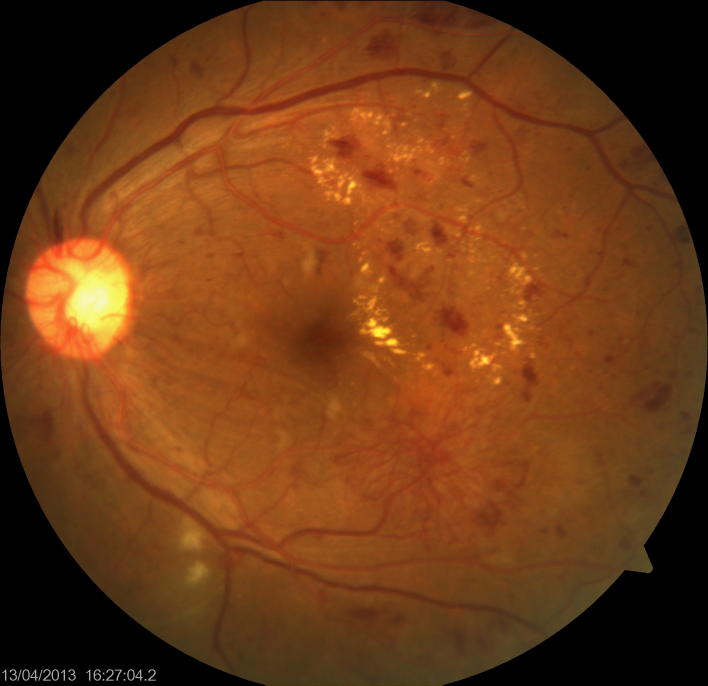
#> input picture img/100.jpg, 2124 x 2056 px (shown at 1/3 size)
$ python -i neodetect.py   (imports and definitions only)
#> lines starting #> are read from the running program, lines starting #| are printed output that depends on the picture; after the words box and inside, x2 and y2 are one past the last pixel; in counts of white or black regions, pixels touching at a corner belong together
#> further down, picture is the input picture: shape (2056, 2124, 3); mean B, G, R 22.2, 58.9, 110.5
#!/usr/bin/env python3
from os import listdir
from os.path import isdir
from math import pi
from xml.etree.ElementTree import Element, SubElement, Comment, tostring
from xml.dom import minidom

import argparse
import cv2
import numpy as np
import sys

# multiply the disc area to cover area around the disc
RADIUS_MULTIPLIER = 1.2
MAX_DISC_RADIUS = 200
DEBUG = False


''' debug print wrapper, debug messages are passed only if --debug arg is passed'''
def debug_print(msg):
    if DEBUG:
        print(msg)


''' Simple error wrapped to for unification of error strings'''
def err(img, str):
    debug_print(f'Image: {img} not suitable for automatic detection:{str}')


# [5 lines left out: function help, not called in this run]

'''
    return the list of all light areas located in the image, of of them
    is the area of disc
'''
# [22 lines left out: function get_disc_contours, not called in this run]


'''calculate the area of all contours and return the biggest one (disc)'''
# [4 lines left out: function get_biggest_contour, not called in this run]


'''
    calculate the minimal circle around contour, in most of the cases
    we get a circle around the whole disc, returned radius is mupltiplied
    to make sure the surrounding area around disc is covered as well
'''
# [16 lines left out: function get_min_circle, not called in this run]


''' kernel wrapper '''
def get_kernel(params):
    return cv2.getStructuringElement(cv2.MORPH_ELLIPSE, params)

''' applying filter to idetify so only vessels should be left '''
def filter_step(img, kernel_param):
    open = cv2.morphologyEx(
        img, cv2.MORPH_OPEN, get_kernel(kernel_param), iterations=1)
    return cv2.morphologyEx(
        open, cv2.MORPH_CLOSE, get_kernel(kernel_param), iterations=1)


''' getting contours from the treshold img, input only black/white image'''
def get_contours(img):
    contours, _ = cv2.findContours(img, cv2.RETR_TREE, cv2.CHAIN_APPROX_SIMPLE)
    return contours


'''
    blood vessels segmentation algorithm, forked from
    https://github.com/getsanjeev/retina-features
'''
def get_vessels(image):
    _, green, _ = cv2.split(image)
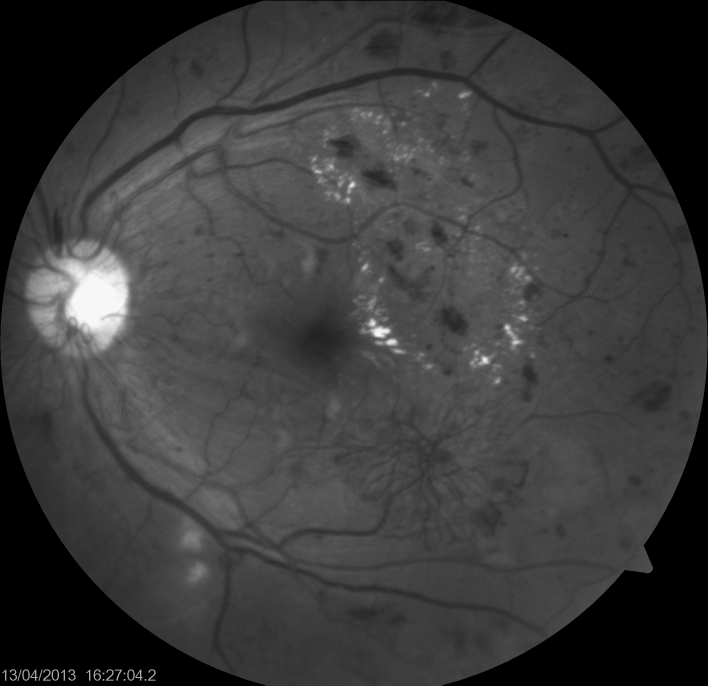
#> green: shape (2056, 2124) (shown at 1/3 size); min 0, max 250, mean 58.9
    # histogram equalisation
    clahe = cv2.createCLAHE(clipLimit=2.0, tileGridSize=(8,8))
    enhanced = contrast_enhanced_green = clahe.apply(green)
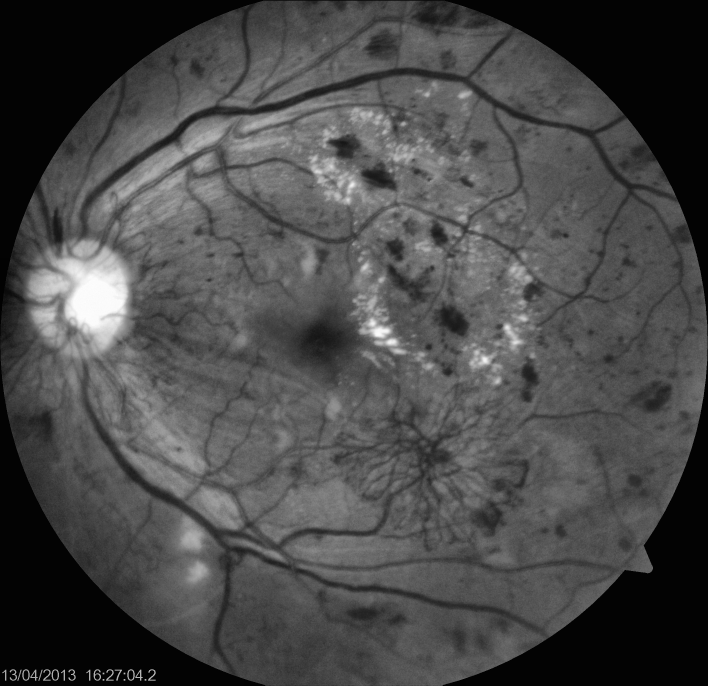
#> enhanced: shape (2056, 2124) (shown at 1/3 size); min 2, max 254, mean 73.5
    # applying alternate sequential filtering (3 times closing opening)
    for kernel in [(5,5), (11, 11),(23, 23)]:
        enhanced = filter_step(enhanced, kernel)

    final = clahe.apply(cv2.subtract(enhanced, contrast_enhanced_green))
    # removing very small contours through area parameter noise removal
    _, f6 = cv2.threshold(final, 15, 255, cv2.THRESH_BINARY)
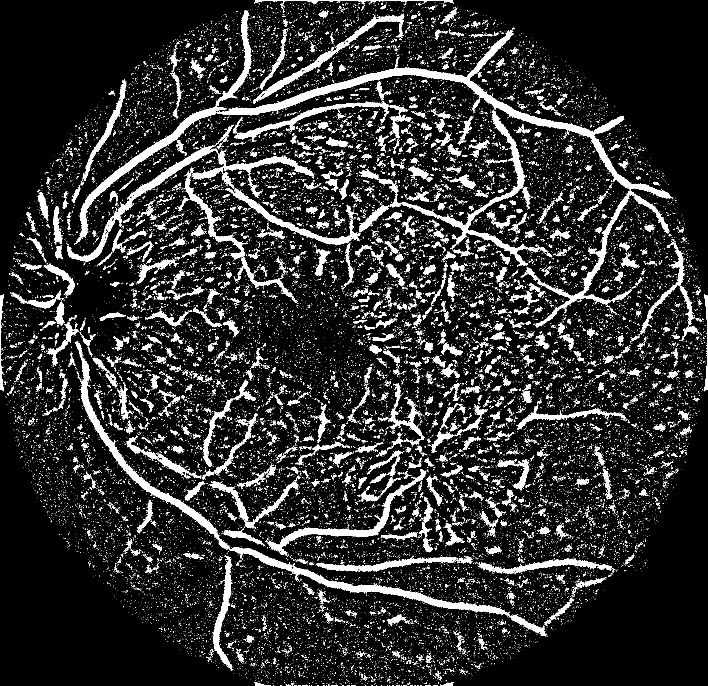
#> f6: shape (2056, 2124) (shown at 1/3 size); 11.9% white; 35004 white regions (33268 under 20 px)
    # initializing both masks
    xmask = mask = np.ones(final.shape[:2], dtype="uint8") * 255
    # drawing contours on the mask
    for cnt in get_contours(f6):
#> in get_contours, `contours, _ = cv2.findContours(img, cv2.RETR_TREE, cv2.CHAIN_APPROX_SI..`: contours = 38648 contours, 37432 with area under 20; largest, box (x1, y1, x2, y2) and area: (667, 91, 2017, 982) 40687, (689, 1641, 1530, 1850) 14090, (238, 1075, 690, 1649) 12646, (1170, 331, 1636, 800) 12164, (223, 309, 680, 735) 11540
    	if cv2.contourArea(cnt) <= 200:
    		cv2.drawContours(mask, [cnt], -1, 0, -1)
#> this loop made 38648 passes
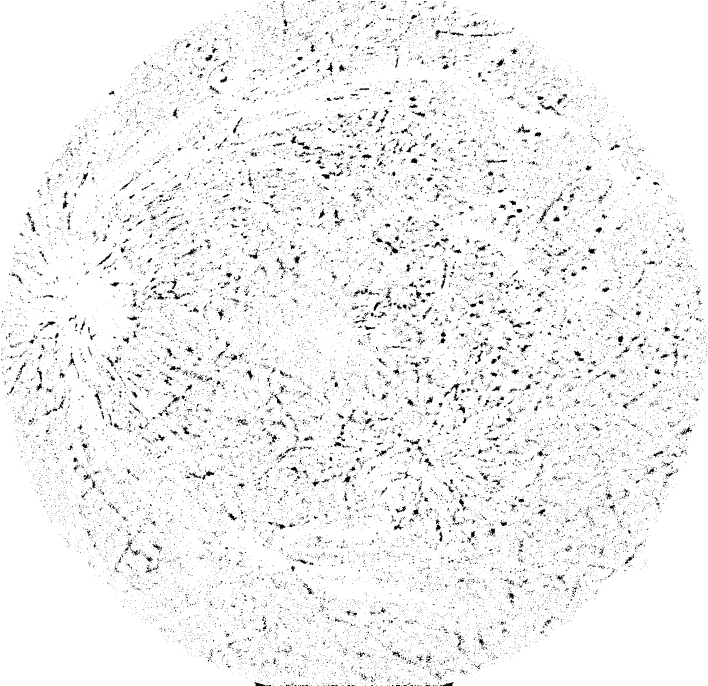
#> mask: shape (2056, 2124) (shown at 1/3 size); 95.2% white; black in thin lines or dots
    # creating image with drawn masks
    im = cv2.bitwise_and(final, final, mask=mask)
    _, fin = cv2.threshold(im, 15, 255, cv2.THRESH_BINARY_INV)
#> fin: shape (2056, 2124); 92.7% white; 662 black regions (324 under 20 px), largest, box (x1, y1, x2, y2) and area: (667, 91, 1873, 418) 27400, (1606, 413, 2011, 982) 13759, (1170, 331, 1584, 800) 12721
    newfin = cv2.erode(fin, cv2.getStructuringElement(cv2.MORPH_ELLIPSE, (3,3)), iterations=1)
#> newfin: shape (2056, 2124); 90.7% white; 239 black regions (11 under 20 px), largest, box (x1, y1, x2, y2) and area: (666, 90, 2018, 983) 50653, (223, 1023, 1642, 1910) 35141, (1076, 330, 1637, 801) 20892
    fundus_eroded = cv2.bitwise_not(newfin)
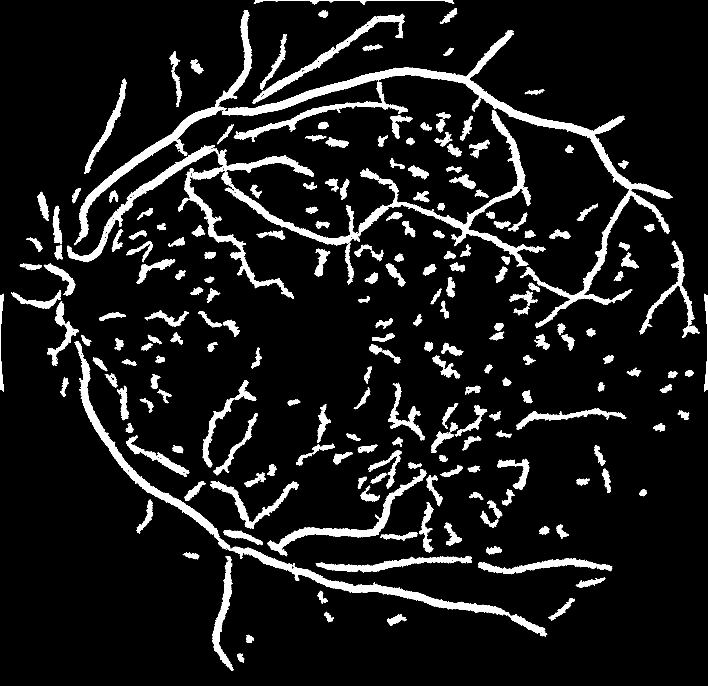
#> fundus_eroded: shape (2056, 2124) (shown at 1/3 size); 9.3% white; 239 white regions (11 under 20 px)

    # removing smaller area which are probably not vessels
    for cnt in get_contours(fundus_eroded.copy()):
#> in get_contours (call 2), `contours, _ = cv2.findContours(img, cv2.RETR_TREE, cv2.CHAIN_APPROX_SI..`: contours = 3037 contours, 2761 with area under 20; largest, box (x1, y1, x2, y2) and area: (666, 90, 2018, 983) 47890, (223, 1023, 1642, 1910) 33433, (1076, 330, 1637, 801) 19500, (222, 31, 757, 736) 18353, (201, 436, 942, 787) 18324
    	if cv2.contourArea(cnt) <= 1500:
            cv2.drawContours(xmask, [cnt], -1, 0, -1)
#> this loop made 3037 passes
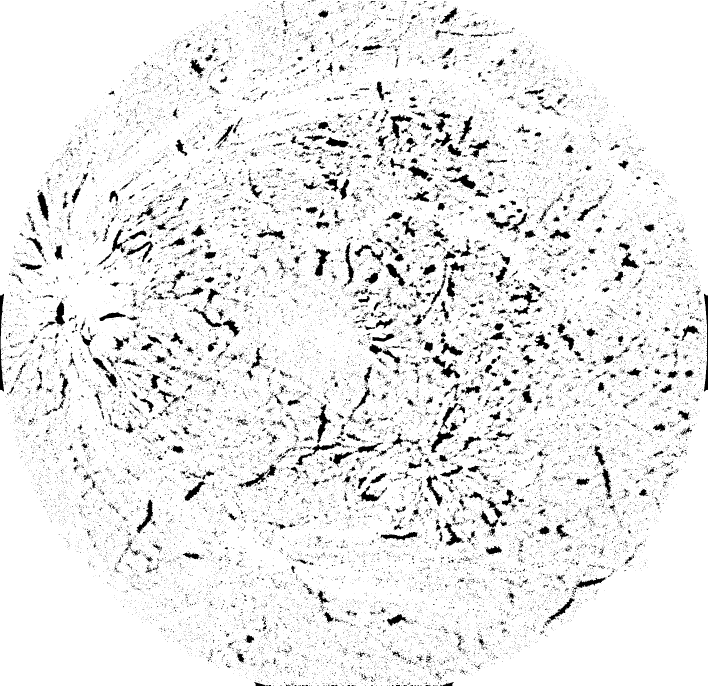
#> xmask: shape (2056, 2124) (shown at 1/3 size); 92.3% white; 35530 black regions (33785 under 20 px), largest, box (x1, y1, x2, y2) and area: (943, 746, 992, 830) 1667, (951, 1212, 994, 1329) 1651, (1170, 343, 1238, 420) 1615

    return cv2.bitwise_and(fundus_eroded, fundus_eroded, mask=xmask)
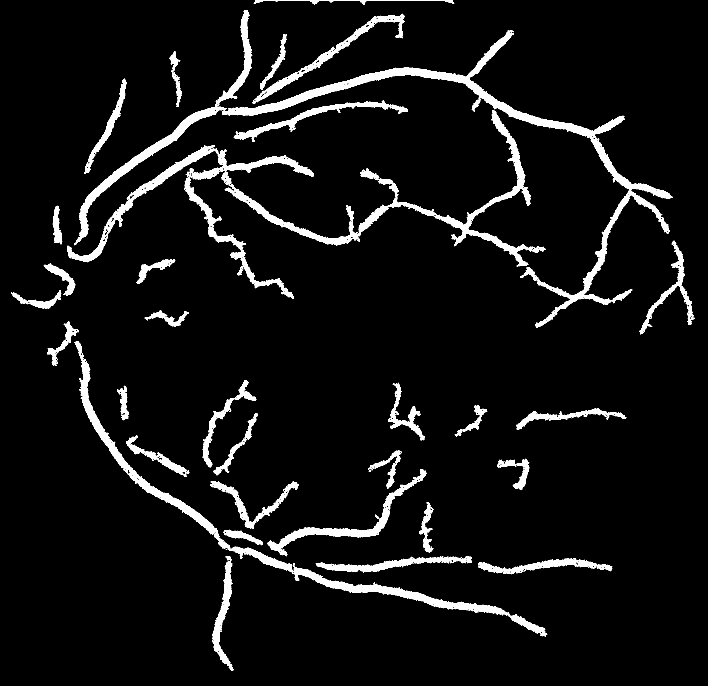
#> returned value: shape (2056, 2124) (shown at 1/3 size); 6.2% white; 93 white regions (41 under 20 px), largest, box (x1, y1, x2, y2) and area: (666, 90, 2018, 983) 49298, (223, 1023, 880, 1715) 19071, (201, 436, 942, 787) 18609


''' count % ratio of white vs black pixels from vessel map '''
# [10 lines left out: functions get_ratio, add_xml_subElement, not called in this run]


# [66 lines not run here, left out]


>>> import cv2
>>> picture = cv2.imread('../../img/100.jpg')
>>> result = get_vessels(picture)

$ run again, on img/185.jpg
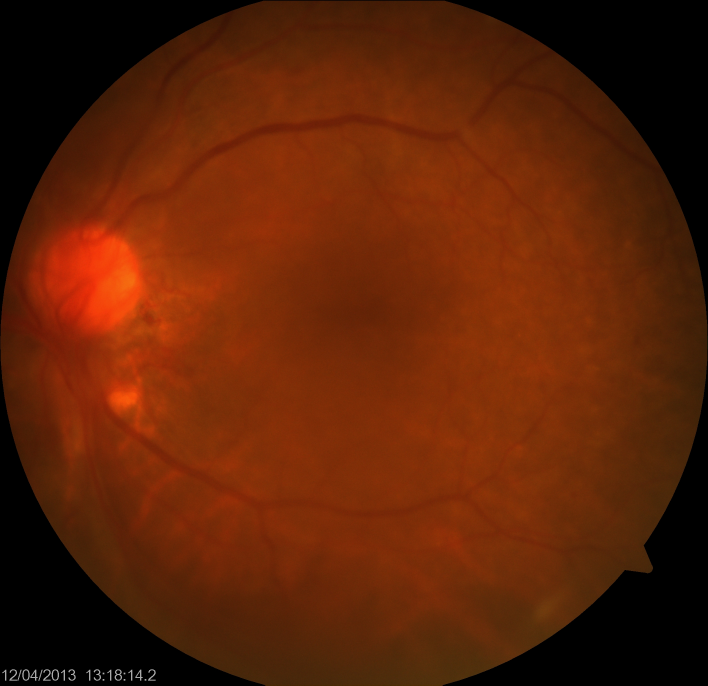
#> input picture img/185.jpg, 2124 x 2056 px (shown at 1/3 size)
#> picture is the input picture: shape (2056, 2124, 3); mean B, G, R 6.4, 34.2, 92.7
#> in get_vessels, `_, f6 = cv2.threshold(final, 15, 255, cv2.THRESH_BINARY)`:
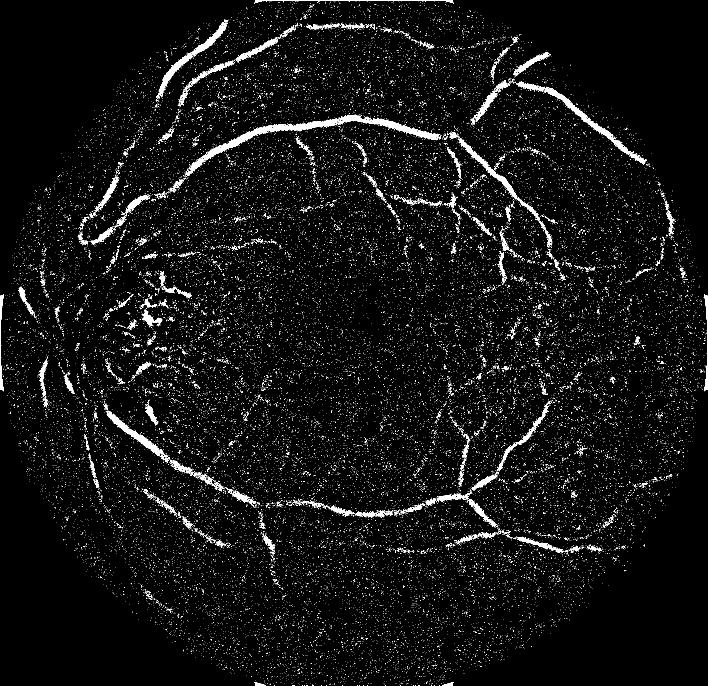
#> f6: shape (2056, 2124) (shown at 1/3 size); 3.5% white; 38751 white regions (38308 under 20 px)
#> contours = 40628 contours, 40360 with area under 20; largest, box (x1, y1, x2, y2) and area: (556, 343, 1114, 532) 8382, (1633, 260, 1941, 495) 4143, (469, 66, 680, 296) 3992, (1377, 414, 1620, 662) 3315, (1107, 354, 1323, 421) 2979
#> the loop in get_vessels, `for cnt in get_contours(f6):` made 40628 passes
#> cnt on passes 1 to 3: [[1317, 2055]], [[1302, 2055]], [[1293, 2055]]
#> fin: shape (2056, 2124); 98.9% white; 317 black regions (202 under 20 px), largest, box (x1, y1, x2, y2) and area: (612, 355, 1012, 481) 5598, (1633, 260, 1922, 482) 3683, (1378, 414, 1620, 662) 3457
#> newfin: shape (2056, 2124); 98.3% white; 47 black regions (2 under 20 px), largest, box (x1, y1, x2, y2) and area: (555, 342, 1324, 533) 14266, (1552, 244, 1942, 496) 6845, (468, 65, 681, 297) 5232
#> fundus_eroded: shape (2056, 2124); 1.7% white; 47 white regions (2 under 20 px)
#> contours = 1644 contours, 1559 with area under 20; largest, box (x1, y1, x2, y2) and area: (555, 342, 1324, 533) 14330, (1552, 244, 1942, 496) 6670, (468, 65, 681, 297) 5012, (1376, 413, 1621, 663) 4292, (317, 1231, 493, 1370) 3693
#> the loop in get_vessels, `for cnt in get_contours(fundus_eroded.copy()):` made 1644 passes
#> cnt on passes 3, 6, 8: [[1672, 1653], [1673, 1652], [1674, 1653], [1673, 1654]], [[1655, 1642], [1656, 1641], [1657, 1642], [1656, 1643]], [[1652, 1639], [1653, 1638], [1654, 1639], [1653, 1640]]
#> in get_vessels, `return cv2.bitwise_and(fundus_eroded, fundus_eroded, mask=xmask)`:
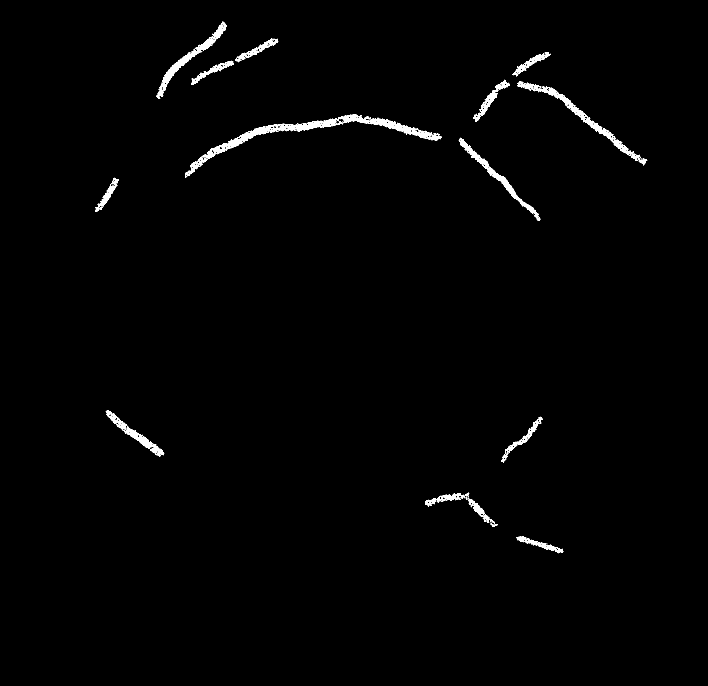
#> returned value: shape (2056, 2124) (shown at 1/3 size); 1% white; 52 white regions (29 under 20 px), largest, box (x1, y1, x2, y2) and area: (555, 342, 1324, 533) 12221, (1553, 244, 1942, 496) 5885, (468, 65, 681, 297) 4789

$ run again, on img/186.jpg
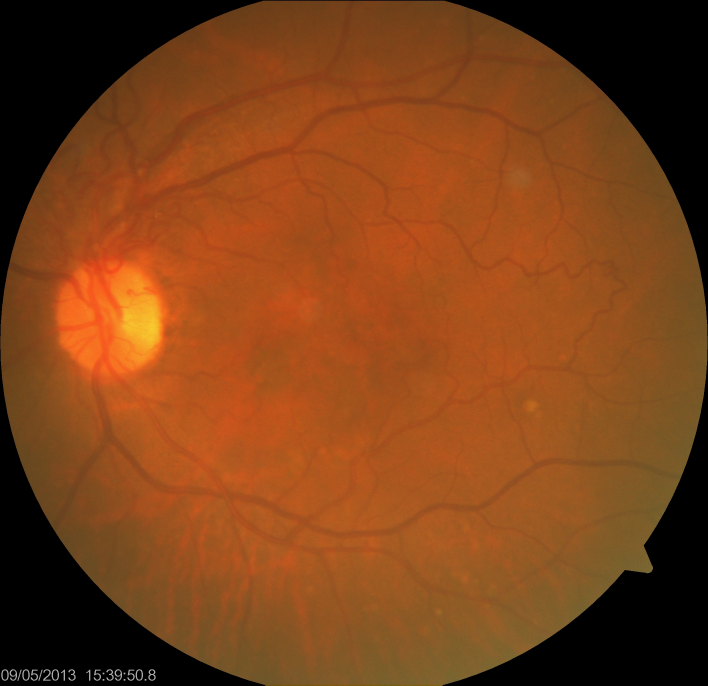
#> input picture img/186.jpg, 2124 x 2056 px (shown at 1/3 size)
#> picture is the input picture: shape (2056, 2124, 3); mean B, G, R 24.7, 65.6, 125
#> in get_vessels, `_, f6 = cv2.threshold(final, 15, 255, cv2.THRESH_BINARY)`:
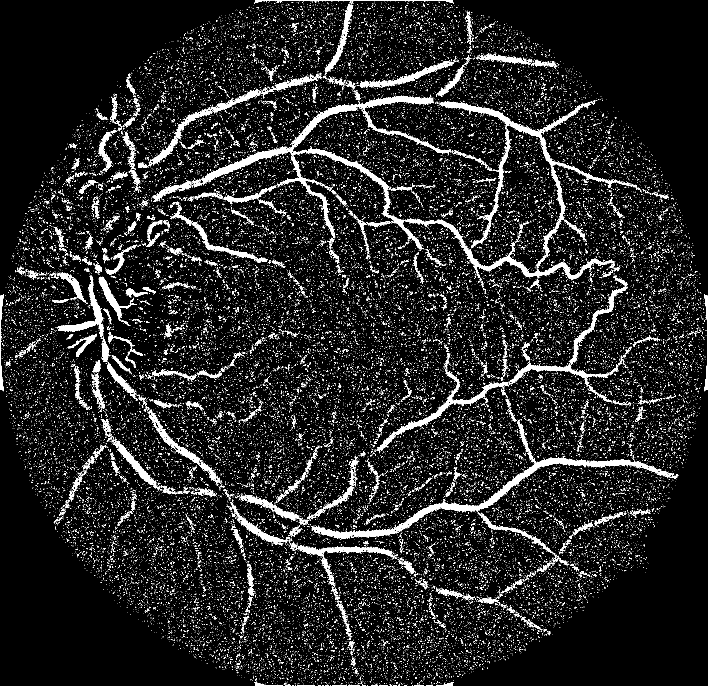
#> f6: shape (2056, 2124) (shown at 1/3 size); 7.9% white; 50607 white regions (49589 under 20 px)
#> contours = 53789 contours, 53167 with area under 20; largest, box (x1, y1, x2, y2) and area: (580, 287, 1301, 748) 17141, (941, 1353, 2013, 1618) 16862, (1318, 304, 1855, 663) 7979, (1214, 655, 1845, 840) 7845, (1130, 1095, 1526, 1353) 5529
#> the loop in get_vessels, `for cnt in get_contours(f6):` made 53789 passes
#> cnt on passes 1 to 3: [[1322, 2055], [1324, 2055]], [[1316, 2055], [1318, 2055]], [[1312, 2055], [1313, 2055]]
#> fin: shape (2056, 2124); 96.6% white; 539 black regions (329 under 20 px), largest, box (x1, y1, x2, y2) and area: (943, 1353, 1817, 1618) 14323, (1214, 655, 1843, 840) 8093, (1322, 304, 1718, 550) 6258
#> newfin: shape (2056, 2124); 95.3% white; 86 black regions (2 under 20 px), largest, box (x1, y1, x2, y2) and area: (579, 286, 1846, 841) 41658, (940, 1258, 2014, 1619) 22476, (1317, 303, 1914, 715) 14036
#> fundus_eroded: shape (2056, 2124); 4.7% white; 86 white regions (2 under 20 px)
#> contours = 2980 contours, 2788 with area under 20; largest, box (x1, y1, x2, y2) and area: (579, 286, 1846, 841) 39253, (940, 1258, 2014, 1619) 21818, (1317, 303, 1914, 715) 13112, (1129, 1088, 1806, 1354) 11026, (414, 267, 782, 505) 6712
#> the loop in get_vessels, `for cnt in get_contours(fundus_eroded.copy()):` made 2980 passes
#> cnt on passes 2, 3, 5: [[1039, 1892], [1040, 1891], [1041, 1892], [1040, 1893]], [[1041, 1884], [1042, 1883], [1043, 1884], [1042, 1885]], [[1037, 1863], [1038, 1862], [1039, 1863], [1038, 1864]]
#> in get_vessels, `return cv2.bitwise_and(fundus_eroded, fundus_eroded, mask=xmask)`:
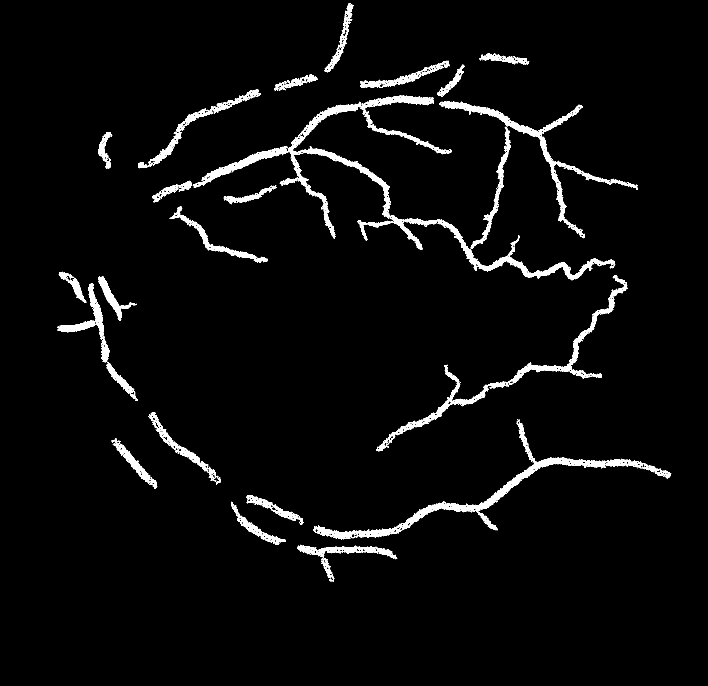
#> returned value: shape (2056, 2124) (shown at 1/3 size); 3.4% white; 110 white regions (59 under 20 px), largest, box (x1, y1, x2, y2) and area: (839, 286, 1846, 841) 32454, (940, 1352, 1820, 1619) 17135, (1317, 303, 1914, 664) 12348
